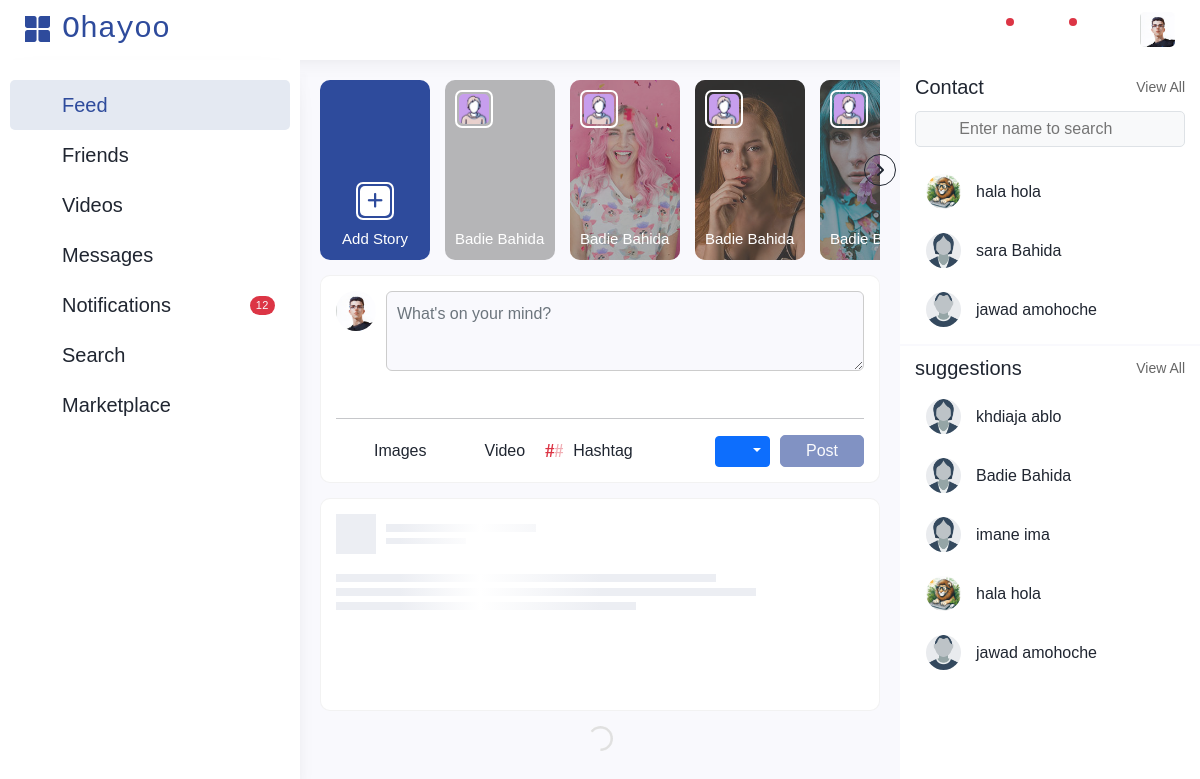
Page /home.php (signed in) on the committed database.
### tables this page shows
CREATE TABLE `users` (
  `userId` bigint(20) UNSIGNED NOT NULL,
  `userName` varchar(20) NOT NULL,
  `fName` varchar(20) NOT NULL,
  `lName` varchar(20) NOT NULL,
  `email` varchar(40) NOT NULL,
  `gender` enum('female','male') NOT NULL,
  `dateBirth` int(11) NOT NULL,
  `status` int(11) NOT NULL DEFAULT -1,
  `imgP` text DEFAULT NULL,
  `imgC` text DEFAULT NULL,
  `pass` varchar(255) NOT NULL,
  `last_active` timestamp NOT NULL DEFAULT current_timestamp() ON UPDATE current_timestamp(),
  `bio` text DEFAULT NULL
);

### core/init.php (called while the page is built, shortened)
<?php
$root = $GLOBALS["config"]["root"]["path"];
$user = new User();
if(Session::exists(Config::get("session/session_name"))){
    if(!$user->fetchUser("userId",Session::get(Config::get("session/session_name")) )){
        Session::delete(Config::get("session/session_name"));
    }
}

### classes/DB.php (called while the page is built, shortened)
<?php
class DB {
    private static $_instance = null;
    private $conn,
        $_error = false,
        $_query,
        $_results,
        $_count = 0,
        $server="localHost",
        $userDB="root",
        $passDB="",
        $dbName="ohayoo";
    private function __construct() {
        try {
            $this->conn = new mysqli($this->server,$this->userDB,$this->passDB,$this->dbName);
        }catch (\mysqli_sql_exception){
            echo "Error in data base";
            return;
        }
    }
    public static function getInstance() {
        if(!isset(self::$_instance)) {
            self::$_instance = new DB();
        }
        return self::$_instance;
    }
    public function prepare($sql,$params = array()) {
        if($this->_query = $this->conn->prepare($sql)) {
            if($this->_query->execute($params)) {
                $res = $this->_query->get_result();
                if (!empty($res) && isset($res->num_rows)) {
                    $this->_results = $res->fetch_all(MYSQLI_ASSOC);
                    $this->_count = $res->num_rows;
                }
            } else {
                $this->_error = true;
            }
        }
        return $this;
    }
    public function results() :array{
        return $this->_results;
    }
    public function count() :int{
        return $this->_count;
    }
}
?>

### classes/Config.php (called while the page is built, shortened)
<?php
class Config
{
    public static function get($path = null)
    {
        if ($path) {
            $config = $GLOBALS["config"];
            $path = explode('/', $path);
            foreach ($path as $bit) {
                if (isset($config[$bit])) {
                    $config = $config[$bit];
                }
            }
            return $config;
        }
        return false;
    }
}

### classes/User.php (called while the page is built, shortened)
<?php
class User implements \JsonSerializable
{
        private  $userId,
        $username = '',
        $email = '',
        $password = '',
        $firstname = '',
        $lastname = '',
        $user_type = 1,
        $cover = '',
        $picture = '',
        $private = -1,
        $dateBirth="",
        $last_active= '',
        $bio,
        $isLoggedIn = false,
        $db,
        $sessionName,
        $cookieName;
    public function __construct()
    {
        $this->db = DB::getInstance();
        $this->sessionName = Config::get('session/session_name');
        if (Session::exists($this->sessionName)) {
            if ($this->fetchUser("userId", Session::get($this->sessionName))) {
                $this->isLoggedIn = true;
            }
        }
    }
    public function getPropertyValue($propertyName)
    {
        return $this->$propertyName;
    }
    public function getUserId(){
        return $this->userId;
    }
    public function fetchUser($field_name, $field_value)
    {
        $this->db->prepare("SELECT * FROM users WHERE $field_name = ?", array($field_value));
        if ($this->db->count() > 0) {
            $fetchedUser = $this->db->results()[0];
            return $this;
        }
        return false;
    }
    public function setData($fetchedUser = array()): void
    {
        $this->userId = $fetchedUser["userId"];
        $this->firstname = $fetchedUser["fName"];
        $this->lastname = $fetchedUser["lName"];
    }
    static function  getUsers($userCurentId): array
    {
        $conn = DB::getInstance()->conn();
        $sql = "SELECT * FROM users where userId != $userCurentId";
        $res = $conn->query($sql);
        $arrUser= array();
        if ($res->num_rows >0){
            while ($row = $res->fetch_object()){
                $arrUser[$row->userId] = $row;
            }
        }
        return $arrUser;
    }
    public function fullName(): string
    {
        return $this->firstname." ".$this->lastname;
    }
}

### classes/Session.php (called while the page is built, shortened)
<?php
class Session {
    public static function exists($name): bool
    {
        return isset($_SESSION[$name]);
    }
    public static function get($name) {
        if(self::exists($name)) {
            return $_SESSION[$name];
        }
        return null;
    }
}

### classes/UserRelation.php (called while the page is built, shortened)
<?php
class UserRelation {
    public static function get_friendsWithOrder($userId,$status="F",$numMax=-1): array
    {
        $limit="";
        if ($limit!=-1){
            $limit = "LIMIT ".$numMax;
        }
        DB::getInstance()->prepare("
                        SELECT count(*) as numOfmsg, r.*
                        FROM user_relation r join messages m
                        on ( msg_from = from_u AND msg_to = to_u) OR ( msg_from =  to_u AND msg_to = from_u)
                        WHERE `from_u` = ? AND `status` = ?
                        GROUP BY to_u
                        order by numOfmsg DESC $limit",
            array(
                $userId,
                $status
            ));
        $relations = DB::getInstance()->results();
        $friends = array();
        foreach($relations as $relation) {
            $friend_id = $relation["to_u"];
            $user = new User();
            $user->fetchUser("userId", $friend_id);
            $friends[] = $user;
        }
        return $friends;
    }
}

### classes/FuncGlobal.php (called while the page is built, shortened)
<?php
class FuncGlobal
{
    public static function generateUrlProfile($obj,$field): string
    {
        return Config::get("root/path")."/u/profile.php?u=".$obj->getPropertyValue("$field");
    }
}

### home.php (the view, shortened to what this page needs)
<?php
require_once "core/init.php";
$current_user_picture = $root.$user->getPropertyValue("picture");
?>
<!DOCTYPE html>
<html lang="en">
<head>
    <?php include "layouts/header.php" ?>
    <link rel="stylesheet" href="asset/css/simple-line-icons.css">
</head>
<body>
    <div class="home">
        <?php include "layouts/page_parts/partTop.php"?>
        <section class="d-flex justify-content-between">
            <?php include "layouts/page_parts/menuLeft.php"?>
            <section class="app-center center col-sm-10 col-md-9 col-12 col-xl-6">
                <section class="stories">
                    <div class="sliderStories">
                        <div class="story add-story">
                            <div class="add">
                                <i class="fa fa-plus"></i>
                            </div>
                            <p>Add Story</p>
                        </div>
                        <div class="story">
                            <div class="info">
                                <div class="profile-img">
                                    <img src="./upload/default.jpg" alt="" width="50px">
                                </div>
                                <p class="name">Badie bahida</p>
                            </div>
                        </div>
                        <div class="story">
                            <img class="story-bg" src="upload/story-3.jpg" alt=""/>
                            <div class="info">
                                <div class="profile-img">
                                    <img src="./upload/default.jpg" alt="" width="50px">
                                </div>
                                <p class="name">Badie bahida</p>
                            </div>
                        </div>
                        <div class="story">
                            <img class="story-bg" src="upload/story-4.jpg" alt=""/>
                            <div class="info">
                                <div class="profile-img">
                                    <img src="./upload/default.jpg" alt="" width="50px">
                                </div>
                                <p class="name">Badie bahida</p>
                            </div>
                        </div>
                        <div class="story">
                            <img class="story-bg" src="upload/story-6.jpg" alt=""/>
                            <div class="info">
                                <div class="profile-img">
                                    <img src="./upload/default.jpg" alt="" width="50px">
                                </div>
                                <p class="name">Badie bahida</p>
                            </div>
                        </div>
                    </div>
                    <div class="btn-right-slider btn active" style="--r:100%" onclick="sliderMoveRight('.sliderStories')">
                        <i class="fa fa-angle-right"></i>
                    </div>
                </section>
                <section class="create-post" >
                        <div class="text-post">
                            <div class="info">
                                <img class="profile-img" src="<?php echo $current_user_picture ?>" alt="profile">
                            </div>
                            <label for="postText">
                                <textarea class="text-post-filed bi-textarea" type="text" name="postText" id="postText" form="formCreatePost" placeholder="What's on your mind?"></textarea>
                            </label>
                        </div>
                        <hr>
                        <div class="option-post">
                            <div class="media">
                                <label for="postImg">
                                    <i class="fad fa-images" style="--i:var(--bs-green)"></i>
                                    <p>Images</p>
                                </label>
                            </div>
                            <div class="media">
                                <label for="postVideo">
                                    <i class="fad fa-film" style="--i:var(--bs-blue)"></i>
                                    <p>Video</p>
                                </label>
                            </div>
                            <div class="hashtag">
                                <i class="fad fa-hashtag" style="--i:var(--bs-red)"></i>
                                <p>Hashtag</p>
                            </div>
                            <form id="formCreatePost" name="formCreatePost" enctype="multipart/form-data">
                                <div class="left justify-content-end">
                                    <div class="dropdown visible">
                                        <button class="btn btn-primary dropdown-toggle btn-sm" type="button" data-bs-toggle="dropdown" aria-expanded="false">
                                            <i class="fad fa-earth" id="visible"></i>
                                        </button>
                                    </div>
                                    <input type="submit"  disabled class="btn-post-create" value="Post">
                                </div>
                            </form>
                        </div>
                </section>
                <section class="postes-global">
                    <section class="posts">
                    </section>
                    <div class="more-post MorePostsScroll"  style="text-align: center;">
                        <img src="<?php echo $root?>/asset/img/loading_video.gif" style="width: 25px" alt="loading more post">
                    </div>
                </section>
            </section>
            <section class="right-section col-xl-3 ">
                <div class="d-xl-block d-none">
                    <section class="contacts-section">
                        <div class="head d-flex justify-content-between align-items-center">
                            <h5>Contact </h5>
                            <a href="#"><p>View All</p></a>
                        </div>
                        <div class="search-user search-f1">
                            <label>
                                <i class="fad fa-search"></i>
                                <input type="text" placeholder="Enter name to search" class="active">
                            </label>
                        </div>
                        <div class="contacts users">
                            <?php
                            $arrUser =  UserRelation::get_friendsWithOrder($user->getUserId(),"F",5);
                            foreach ($arrUser as $u){
                                $isOnline="";
                                $linkProfile = FG::generateUrlProfile($u,"username");
                                echo <<<U
                                    <div class="user $isOnline">
                                            <div class="profile d-flex relative" >
                                                <a class="position-absolute w-100 h-100" style="z-index: 2;cursor: pointer" href="$linkProfile"></a>
                                                <div class="position-relative">
                                                    <div class="onlineDot"></div>
                                                    <img src="$root{$u->getPropertyValue("picture")}" alt="user-img"/>
                                                </div>
                                                <span class="name">{$u->fullname()}</span>
                                                <a href="#" class="ms-auto msg-link" style="z-index: 3">
                                                    <i class="btnF2 smaleBtn btn-outline-primary fa fa-paper-plane"></i>
                                                </a>
                                            </div>
                                    </div>
U; }
                            ?>
                        </div>
                    </section>
                    <section class="suggestions-section">
                        <div class="head d-flex justify-content-between align-items-center">
                            <h5>suggestions </h5>
                            <a href="#"><p>View All</p></a>
                        </div>
                        <div class="suggestions users">
                            <?php
                                $users = \classes\User::getUsers($user->getUserId());
                                $c = 0;
                                foreach ($users as $k=> $u) {
                                    if ($c>= 5)break;
                                    $uF = new \classes\User();
                                    $uF->fetchUser("userId",$k);
                                    $link = FG::generateUrlProfile($uF,"username");
                                    echo <<<ER
                                <div class="user">
                                <a class="profile" href="$link">
                                    <div class="position-relative">
                                        <img src="$root{$uF->getPropertyValue("picture")}" alt="user-img">
                                    </div>
                                    <span class="name">{$uF->fullName()}</span>
                                </a>
                                <div class="add">
                                    <i class="fad fa-user-plus"></i>
                                </div>
                            </div>
ER;
                                    $c++;
                                }
                            ?>
                        </div>
                    </section>
                </div>
            </section>
        </section>
    </div>
</body>
</html>

### rows in the picture
users: shows a picture, $u->fullname() "hala hola", $uF->fullName() "hala hola"
users: shows a picture, $u->fullname() "sara Bahida"
users: shows a picture, $u->fullname() "jawad amohoche", $uF->fullName() "jawad amohoche"
users: $uF->fullName() "khdiaja ablo"
users: $uF->fullName() "Badie Bahida"
users: $uF->fullName() "imane ima"
